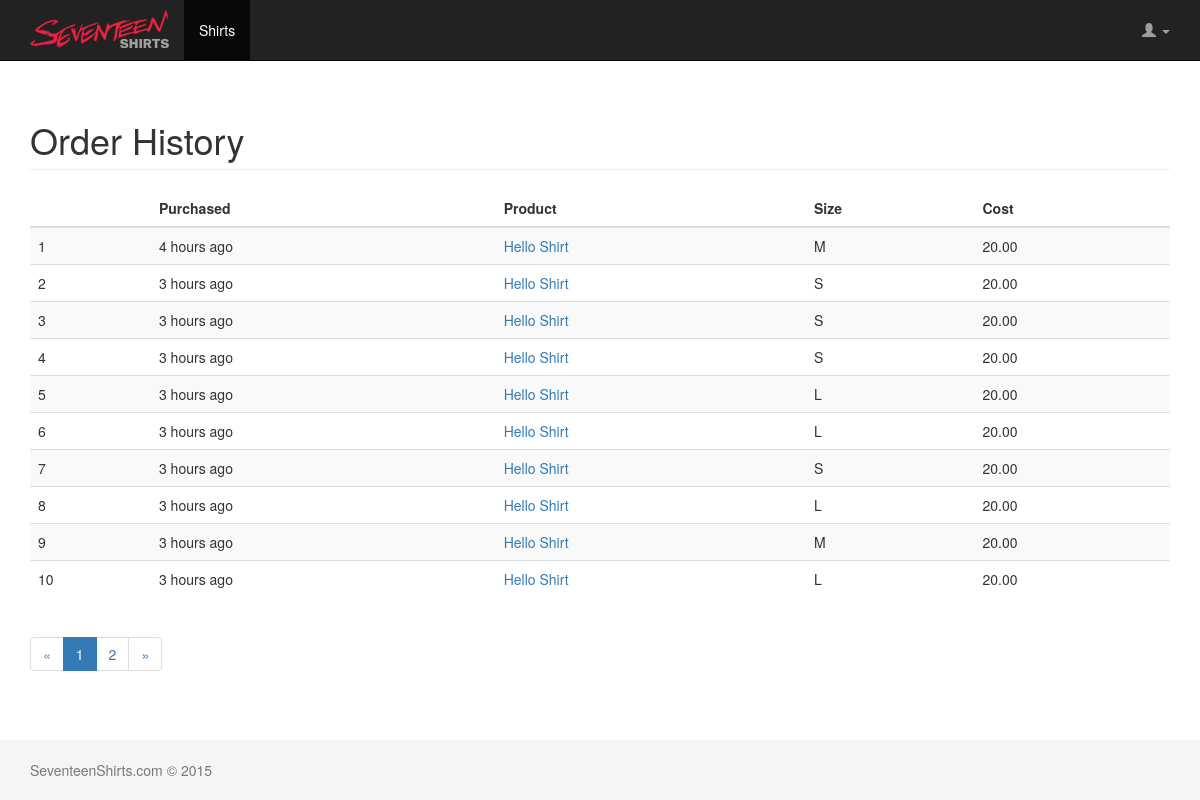
The page /accounts/history (signed in) on the database as committed earlier.
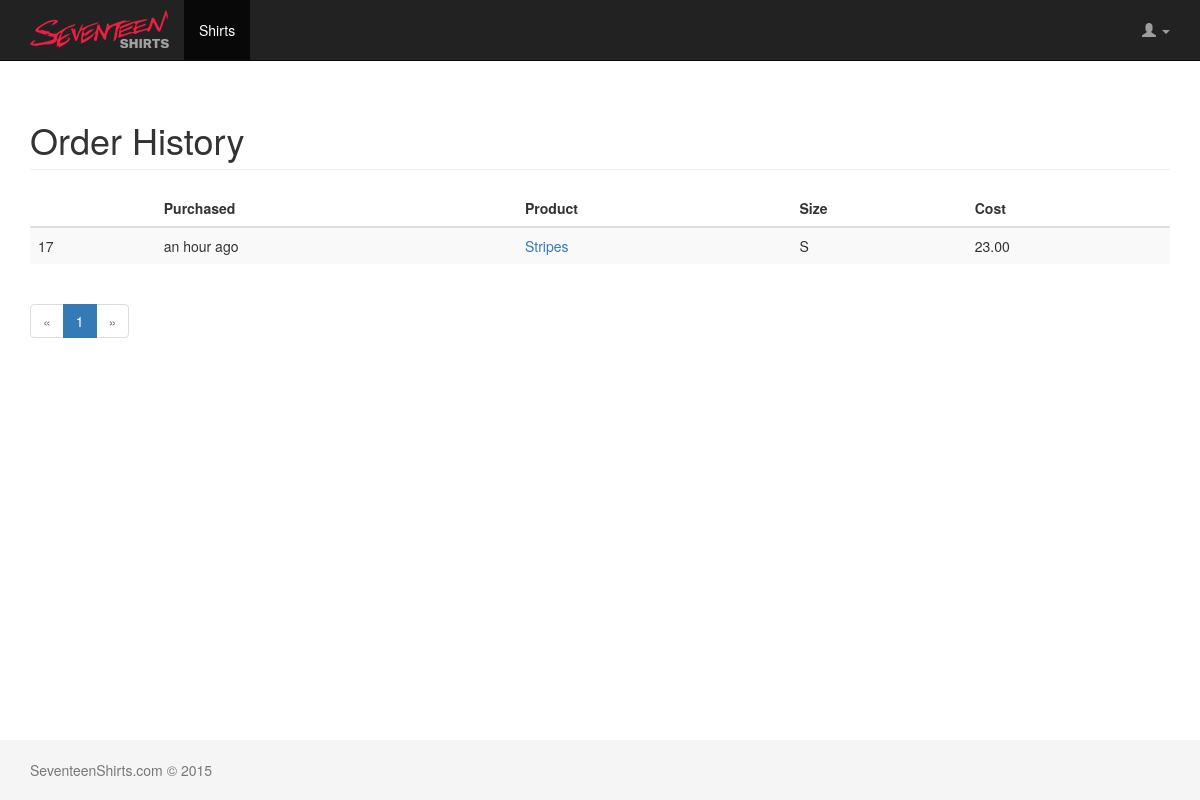
The same page on the database as committed later.
### shop/models.py (models this page shows, shortened)
class Order(models.Model):
    SIZES = (
        (u'S', u'Small'),
        (u'M', u'Medium'),
        (u'L', u'Large'),
        (u'XL', u'X-Large'),
    )
    customer = models.ForeignKey(User)
    product = models.ForeignKey(Product)
    size = models.CharField(max_length=2, choices=SIZES)
    price = models.DecimalField(max_digits=8, decimal_places=2)
    create_date = models.DateTimeField(auto_now_add=True)

class Product(models.Model):
    name = models.CharField(max_length=200)
    description = models.TextField()
    current_price = models.DecimalField(max_digits=8, decimal_places=2)
    thumbnail_filename = models.CharField(max_length=200, default="")
    image_filename = models.CharField(max_length=200, default="")
    is_active = models.BooleanField(default=True)
    def __unicode__(self):
        return self.name

### accounts/views.py (the view)
@login_required
def user_history(request):
    orders = Order.objects.filter(customer=request.user.pk)
    paginator = Paginator(orders, 10)
    page = request.GET.get('page')
    try:
        orders = paginator.page(page)
    except PageNotAnInteger:
        orders = paginator.page(1)
    except EmptyPage:
        orders = paginator.page(paginator.num_pages)
    context_dict = {
        'page_title': "Order History",
        'orders': orders,
        'navbar': "my_account"
    }
    return render(request, 'accounts/history.html', context_dict)

### templates/accounts/history.html (shortened to what this page needs)
{% extends "_shared/base.html" %}
{% load humanize %}
{% block content %}
    <h1 class="page-header">{{ page_title }}</h1>
    {% if orders %}
        <div class="row">
            <div class="col-md-12">
                <table class="table table-striped">
                    <thead>
                    <th></th>
                    <th>Purchased</th>
                    <th>Product</th>
                    <th>Size</th>
                    <th>Cost</th>
                    </thead>
                    <tbody>
                    {% for order in orders %}
                        <tr>
                            <td>{{ order.id }}</td>
                            <td>{{ order.create_date|naturaltime }}</td>
                            <td><a href="{% url 'shop:detail' order.product.id %}" target="_blank">{{ order.product }}</a></td>
                            <td>{{ order.size }}</td>
                            <td>{{ order.price }}</td>
                        </tr>
                    {% endfor %}
                    </tbody>
                </table>
            </div>
        </div>
        <nav>
            <ul class="pagination">
                {% if orders.has_previous %}
                    <li><a href="?page={{ orders.previous_page_number }}" aria-label="Previous"><span aria-hidden="true"></span>&laquo;</a></li>
                {% else %}
                    <li class="disabled"><a href="#" aria-label="Previous"><span aria-hidden="true">&laquo;</span></a></li>
                {% endif %}
                {% for page in orders.paginator.page_range %}
                    {% if page == orders.number  %}
                        <li class="active"><a href="?page={{ page }}">{{ page }} </a></li>
                    {% else %}
                        <li><a href="?page={{ page }}">{{ page }} </a></li>
                    {%  endif %}
                {% endfor %}
                {% if orders.has_next %}
                    <li><a href="?page={{ orders.next_page_number }}" aria-label="Next"><span aria-hidden="true">&raquo;</span></a></li>
                {% else %}
                    <li class="disabled"><a href="#" aria-label="Next"><span aria-hidden="true">&raquo;</span></a></li>
                {% endif %}
            </ul>
        </nav>
    {% else %}
        <div class="row">
            <div class="col-sm-12">
                <p>You don't <em>have</em> any orders yet.</p>
            </div>
        </div>
    {% endif %}
{% endblock %}

### templates/_shared/base.html (shortened to what this page needs)
{% load staticfiles %}
<!DOCTYPE html>
<html>
<head lang="en">
    <link rel="stylesheet" href="https://maxcdn.bootstrapcdn.com/bootstrap/3.3.5/css/bootstrap.min.css">
    <link rel="stylesheet" href="{%  static 'css/base.css' %}">
</head>
<body>
    <nav class="navbar navbar-inverse navbar-fixed-top">
        <div class="container">
            <div class="navbar-header">
                <a class="navbar-brand" href="{% url 'shop:index' %}"><img src="{% static 'images/shared/logo.png' %}"></a>
            </div>
            <div id="navbar" class="navbar-collapse collapse">
                <ul class="nav navbar-nav">
                    <li class="active"><a href="#">Shirts</a></li>
                </ul>
                <ul class="nav navbar-nav navbar-right">
                    {% if user.is_authenticated %}
                        <li class="dropdown">
                            <a href="#" class="dropdown-toggle" data-toggle="dropdown" role="button" aria-haspopup="true" aria-expanded="false"><span class="glyphicon glyphicon-user" aria-hidden="true"></span> {{ user.first_name }} {{ user.last_name }} <span class="caret"></span></a>
                        </li>
                    {% endif %}
                </ul>
            </div>
        </div>
    </nav>
    <div class="container">
        {% block content %}{% endblock %}
    </div>
    <footer class="footer">
        <div class="container">
            <p class="text-muted">SeventeenShirts.com &copy; 2015</p>
        </div>
    </footer>
</body>
</html>

### static/css/base.css (style rules this page uses)
html { position: relative; min-height: 100%; }
body { margin-bottom: 60px; }
.footer { position: absolute; bottom: 0; width: 100%; height: 60px; background-color: #f5f5f5; }
body > .container { padding: 80px 15px 0; }
.container .text-muted { margin: 20px 0; }
.footer > .container { padding-right: 15px; padding-left: 15px; }
.navbar-brand, .navbar-nav li a { line-height: 60px; height: 60px; padding-top: 0; }
.navbar-brand img { margin-top: 10px; }

Rows that differ between the two databases and show on the page:
removed Order: id "1", create_date "4 hours ago", product "Hello Shirt", size "M", price "20.00"
removed Order: id "2", create_date "3 hours ago", product "Hello Shirt", size "S", price "20.00"
removed Order: id "3", create_date "3 hours ago", product "Hello Shirt", size "S", price "20.00"
removed Order: id "4", create_date "3 hours ago", product "Hello Shirt", size "S", price "20.00"
removed Order: id "5", create_date "3 hours ago", product "Hello Shirt", size "L", price "20.00"
removed Order: id "6", create_date "3 hours ago", product "Hello Shirt", size "L", price "20.00"
removed Order: id "7", create_date "3 hours ago", product "Hello Shirt", size "S", price "20.00"
removed Order: id "8", create_date "3 hours ago", product "Hello Shirt", size "L", price "20.00"
removed Order: id "9", create_date "3 hours ago", product "Hello Shirt", size "M", price "20.00"
removed Order: id "10", create_date "3 hours ago", product "Hello Shirt", size "L", price "20.00"
added Order: id "17", create_date "an hour ago", product "Stripes", size "S", price "23.00"
Other text that changed with them:
list line gone: "2"
